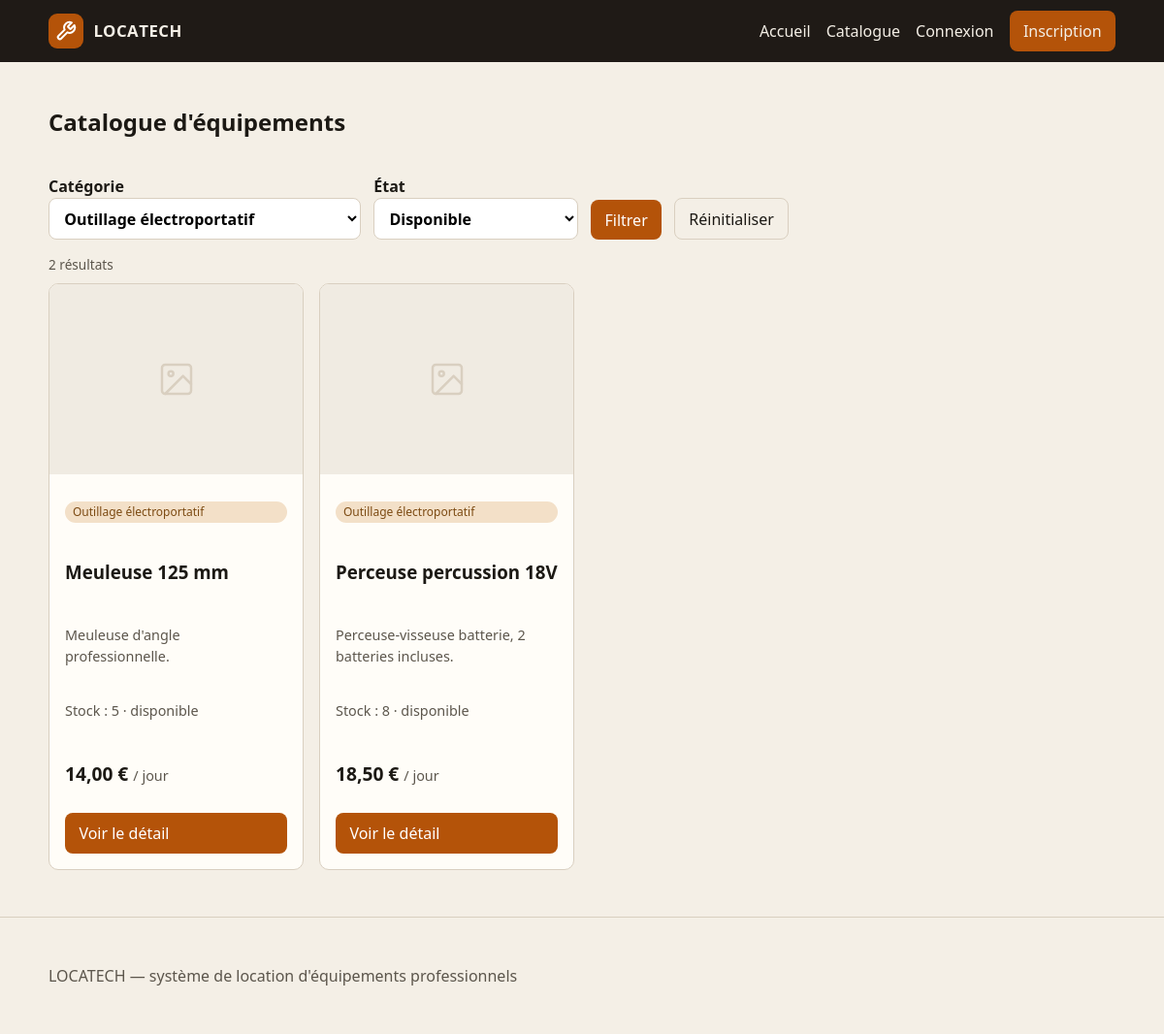
The page /equipements?categorie=1 on the database its author committed.
### tables this page shows
CREATE TABLE equipement (
    id INT UNSIGNED AUTO_INCREMENT PRIMARY KEY,
    nom VARCHAR(150) NOT NULL,
    description TEXT NULL,
    prix_jour DECIMAL(10,2) NOT NULL,
    quantite_stock INT NOT NULL DEFAULT 0,
    seuil_alerte INT NOT NULL DEFAULT 1,
    etat ENUM('disponible', 'en location', 'en maintenance', 'endommagé') NOT NULL DEFAULT 'disponible',
    categorie_id INT UNSIGNED NOT NULL,
    photo VARCHAR(255) NULL DEFAULT NULL,
    CONSTRAINT fk_equipement_categorie
        FOREIGN KEY (categorie_id) REFERENCES categorie(id)
        ON UPDATE CASCADE
        ON DELETE RESTRICT
);

CREATE TABLE categorie (
    id INT UNSIGNED AUTO_INCREMENT PRIMARY KEY,
    nom VARCHAR(100) NOT NULL,
    description TEXT NULL
);

### config/helpers.php (called while the page is built, shortened)
<?php
function url(string $path = ''): string
{
    $path = ltrim($path, '/');
    return BASE_URL . '/' . $path;
}
function view(string $path, array $data = []): void
{
    extract($data, EXTR_SKIP);
    $file = APP_ROOT . DIRECTORY_SEPARATOR . 'views' . DIRECTORY_SEPARATOR . str_replace('/', DIRECTORY_SEPARATOR, $path) . '.php';
    require $file;
}
function e(?string $value): string
{
    return htmlspecialchars((string) $value, ENT_QUOTES, 'UTF-8');
}
function excerpt(?string $value, int $width = 110): string
{
    $value = (string) $value;
    if (function_exists('mb_strimwidth')) {
        return mb_strimwidth($value, 0, $width, '…', 'UTF-8');
    }
    return strlen($value) > $width ? substr($value, 0, $width) . '…' : $value;
}

### controllers/EquipementController.php (called while the page is built, shortened)
<?php
class EquipementController
{
    private Equipement $equipement;
    private Categorie  $categorie;
    public function __construct()
    {
        $this->equipement = new Equipement();
        $this->categorie  = new Categorie();
    }
    public function catalogue(): void
    {
        $catRaw      = trim($_GET['categorie'] ?? '');
        $categorieId = ($catRaw !== '' && ctype_digit($catRaw)) ? (int) $catRaw : null;
        $etatRaw = trim($_GET['etat'] ?? 'disponible');
        if ($etatRaw === 'all') {
            $etat = null;
        } elseif (in_array($etatRaw, EQUIPEMENT_ETATS, true)) {
            $etat = $etatRaw;
        } else {
            $etat    = null;
            $etatRaw = 'all';
        }
        $equipements = $this->equipement->findAll($categorieId, $etat);
        view('front/equipements', [
            'equipements' => $equipements,
            'categories'  => $this->categorie->findAll(),
            'categorieId' => $categorieId,
            'etat'        => $etatRaw,
            'totalCount'  => count($equipements),
            'isFiltered'  => ($categorieId !== null || $etatRaw !== 'disponible'),
        ]);
    }
}

### models/Categorie.php (called while the page is built, shortened)
<?php
class Categorie
{
    private PDO $db;
    public function __construct(?PDO $pdo = null)
    {
        $this->db = $pdo ?? Database::getConnection();
    }
    public function findAll(): array
    {
        $stmt = $this->db->query(
            'SELECT c.*, COUNT(e.id) AS nb_equipements
             FROM categorie c
             LEFT JOIN equipement e ON e.categorie_id = c.id
             GROUP BY c.id
             ORDER BY c.nom'
        );
        return $stmt->fetchAll();
    }
}

### config/Database.php (called while the page is built, shortened)
<?php
class Database
{
    private static ?PDO $instance = null;
    public static function getConnection(): PDO
    {
        if (self::$instance === null) {
            $dsn = sprintf(
                'mysql:host=%s;port=%s;dbname=%s;charset=%s',
                DB_HOST,
                DB_PORT,
                DB_NAME,
                DB_CHARSET
            );
            $options = [
                PDO::ATTR_ERRMODE => PDO::ERRMODE_EXCEPTION,
                PDO::ATTR_DEFAULT_FETCH_MODE => PDO::FETCH_ASSOC,
                PDO::ATTR_EMULATE_PREPARES => false,
                PDO::MYSQL_ATTR_INIT_COMMAND => 'SET NAMES utf8mb4 COLLATE utf8mb4_unicode_ci',
            ];
            try {
                self::$instance = new PDO($dsn, DB_USER, DB_PASS, $options);
            } catch (PDOException $e) {
                error_log('Database connection error: ' . $e->getMessage());
                throw new RuntimeException(
                    'Impossible de se connecter à la base de données. Vérifiez la configuration MySQL (location_db).'
                );
            }
        }
        return self::$instance;
    }
}

### config/autoload.php (called while the page is built, shortened)
<?php
spl_autoload_register(function (string $class): void {
    $directories = [
        APP_ROOT . DIRECTORY_SEPARATOR . 'models',
        APP_ROOT . DIRECTORY_SEPARATOR . 'controllers',
        APP_ROOT . DIRECTORY_SEPARATOR . 'config',
    ];
    foreach ($directories as $directory) {
        $file = $directory . DIRECTORY_SEPARATOR . $class . '.php';
        if (is_file($file)) {
            return;
        }
    }
});

### models/Equipement.php (called while the page is built, shortened)
<?php
class Equipement
{
    private PDO $db;
    public function __construct(?PDO $pdo = null)
    {
        $this->db = $pdo ?? Database::getConnection();
    }
    public function findAll(?int $categorieId = null, ?string $etat = null): array
    {
        $sql = 'SELECT e.*, c.nom AS categorie_nom
                FROM equipement e
                INNER JOIN categorie c ON c.id = e.categorie_id
                WHERE 1 = 1';
        $params = [];
        if ($categorieId !== null) {
            $sql .= ' AND e.categorie_id = :categorie_id';
            $params['categorie_id'] = $categorieId;
        }
        if ($etat !== null && $etat !== '') {
            $sql .= ' AND e.etat = :etat';
            $params['etat'] = $etat;
        }
        $sql .= ' ORDER BY e.nom';
        $stmt = $this->db->prepare($sql);
        $stmt->execute($params);
        return $stmt->fetchAll();
    }
}

### views/front/equipements.php (the view, shortened to what this page needs)
<?php
require APP_ROOT . '/views/layout/header.php';
?>
<section class="section">
    <div class="container">
        <div class="section-head">
            <h1>Catalogue d'équipements</h1>
        </div>
        <form class="filters" method="get" action="<?= e(url('equipements')) ?>">
            <label>
                Catégorie
                <select name="categorie">
                    <?php foreach ($categories as $cat): ?>
                        <option value="<?= (int) $cat['id'] ?>"
                                <?= ($categorieId === (int) $cat['id']) ? 'selected' : '' ?>>
                            <?= e($cat['nom']) ?>
                        </option>
                    <?php endforeach; ?>
                </select>
            </label>
            <label>
                État
                <select name="etat">
                    <option value="disponible" <?= ($etat === 'disponible') ? 'selected' : '' ?>>Disponible</option>
                </select>
            </label>
            <button class="btn btn-primary" type="submit">Filtrer</button>
            <?php if ($isFiltered): ?>
                <a class="btn btn-ghost" href="<?= e(url('equipements')) ?>">Réinitialiser</a>
            <?php endif; ?>
        </form>
        <?php if ($isFiltered): ?>
            <p class="filter-hint">
                <?= (int) $totalCount ?> résultat<?= $totalCount !== 1 ? 's' : '' ?>
            </p>
        <?php endif; ?>
        <div class="card-grid">
            <?php foreach ($equipements as $item): ?>
                <article class="card">
                    <?php if (!empty($item['photo'])): ?>
                        <div class="card-img-wrap">
                            <img src="<?= e(url($item['photo'])) ?>"
                                 alt="<?= e($item['nom']) ?>"
                                 class="card-img"
                                 loading="lazy">
                        </div>
                    <?php else: ?>
                        <div class="card-img-wrap card-img-placeholder" aria-hidden="true">
                            <svg xmlns="http://www.w3.org/2000/svg" width="40" height="40"
                                 viewBox="0 0 24 24" fill="none" stroke="currentColor"
                                 stroke-width="1.5" stroke-linecap="round" stroke-linejoin="round">
                                <rect x="3" y="3" width="18" height="18" rx="2"/>
                                <circle cx="8.5" cy="8.5" r="1.5"/>
                                <polyline points="21 15 16 10 5 21"/>
                            </svg>
                        </div>
                    <?php endif; ?>
                    <div class="card-body">
                        <p class="tag"><?= e($item['categorie_nom']) ?></p>
                        <h3><?= e($item['nom']) ?></h3>
                        <p class="card-desc"><?= e(excerpt($item['description'] ?? '', 120)) ?></p>
                        <p class="meta">
                            Stock&nbsp;: <?= (int) $item['quantite_stock'] ?>
                            &middot; <?= e($item['etat']) ?>
                        </p>
                        <p class="price">
                            <?= number_format((float) $item['prix_jour'], 2, ',', ' ') ?>&nbsp;€
                            <span>/ jour</span>
                        </p>
                        <a class="btn btn-primary"
                           href="<?= e(url('equipements/show/' . (int) $item['id'])) ?>">
                            Voir le détail
                        </a>
                    </div>
                </article>
            <?php endforeach; ?>
        </div>
    </div>
</section>
<?php require APP_ROOT . '/views/layout/footer.php'; ?>

### public/css/style.css (style rules this page uses)
:root { --bg: #f4efe6; --ink: #1c1914; --muted: #5c564c; --paper: #fffdf8; --line: #d9cfc0; --accent: #b45309; --accent-dark: #8a3d07; --ok: #276749; --bad: #9b2c2c; --sidebar: #1f1a16; --radius: 10px; font-family: "Segoe UI", system-ui, sans-serif; }
* { box-sizing: border-box; }
body { margin: 0; background: var(--bg); color: var(--ink); line-height: 1.5; }
a { color: var(--accent-dark); text-decoration: none; }
.container { width: min(1100px, calc(100% - 2rem)); margin-inline: auto; }
.hero-panel, .card, .panel, .auth-box { background: var(--paper); border: 1px solid var(--line); border-radius: var(--radius); padding: 1.2rem; }
.section { padding: 1.5rem 0 3rem; }
.section-head { display: flex; justify-content: space-between; align-items: baseline; margin-bottom: 1rem; }
.card-grid { display: grid; grid-template-columns: repeat(auto-fill, minmax(240px, 1fr)); gap: 1rem; }
.tag { display: inline-block; background: #f3e0c8; color: #7c4a12; padding: 0.15rem 0.5rem; border-radius: 999px; font-size: 0.75rem; }
.price { font-size: 1.2rem; font-weight: 700; }
.price span { font-weight: 400; color: var(--muted); font-size: 0.9rem; }
.meta { color: var(--muted); font-size: 0.9rem; }
.card { display: flex; flex-direction: column; overflow: hidden; padding: 0; }
.card-img-wrap { width: 100%; aspect-ratio: 4/3; overflow: hidden; background: #f0ebe2; flex-shrink: 0; }
.card-img-placeholder { display: grid; place-items: center; color: var(--line); }
.card-body { padding: 1rem; display: flex; flex-direction: column; gap: 0.4rem; flex: 1; }
.card-body .btn { margin-top: auto; }
.card-desc { color: var(--muted); font-size: 0.9rem; }
.filter-hint { color: var(--muted); font-size: 0.85rem; margin-bottom: 0.5rem; }
.btn { display: inline-block; border: 0; border-radius: 8px; padding: 0.55rem 0.9rem; cursor: pointer; font: inherit; text-decoration: none; }
.btn-primary { background: var(--accent); color: white; }
.btn-ghost { background: transparent; color: inherit; border: 1px solid var(--line); }
.form input, .form select, .form textarea, .filters select { width: 100%; padding: 0.55rem 0.7rem; border: 1px solid var(--line); border-radius: 8px; font: inherit; background: white; }
.filters { display: flex; gap: 0.8rem; align-items: end; margin-bottom: 1rem; flex-wrap: wrap; }
.filters label { font-weight: 600; }

### rows shown on the page
equipement: categorie.nom "Outillage électroportatif", nom "Meuleuse 125 mm", description "Meuleuse d'angle professionnelle.", quantite_stock "5", etat "disponible", prix_jour "14,00"
equipement: categorie.nom "Outillage électroportatif", nom "Perceuse percussion 18V", description "Perceuse-visseuse batterie, 2 batteries incluses.", quantite_stock "8", etat "disponible", prix_jour "18,50"

### other values the page prints
$totalCount "2"
form field categorie "Outillage électroportatif"
